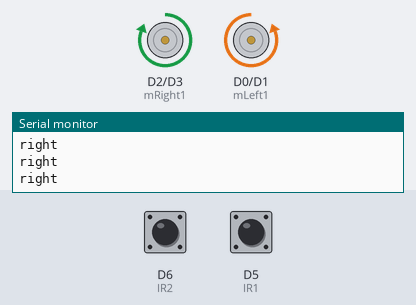
A sketch run on a simulated ESP8266 (NodeMCU). Shown: motor-driver pin pairs drawn as motors (green arrow = first pin HIGH = forward, orange = second pin HIGH = backward, longer = more drive), the last lines printed to the serial monitor. Inputs (shaded band) come from the test bench; at power-on: D6 (IR2) LOW, D5 (IR1) HIGH.

Above: at 1.2 s.
1.3 s: D6 (IR2) driven HIGH
At 2.0 s:
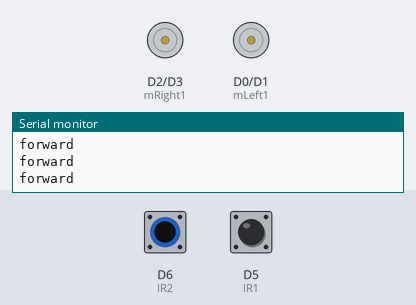
2.8 s: D5 (IR1) driven LOW
At 4.0 s:
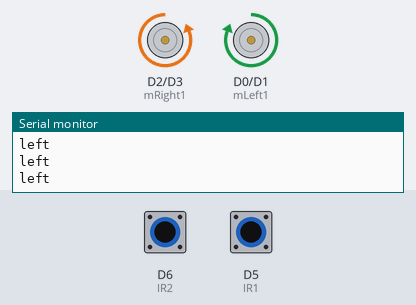
4.3 s: D6 (IR2) driven LOW
At 5.5 s:
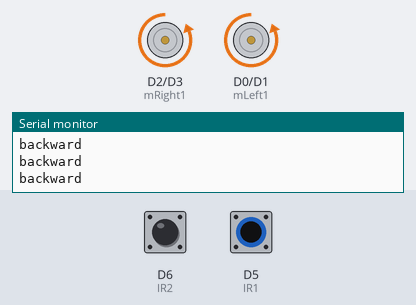
5.8 s: D5 (IR1) driven HIGH
At 6.5 s:
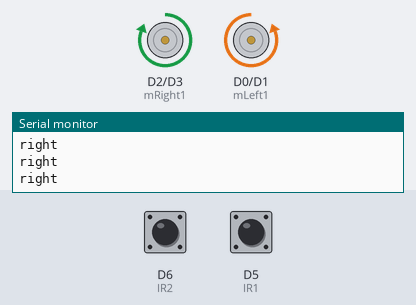
8.8 s: D5 (IR1) pulsed LOW 5 times (0.12 s each, 0.3 s apart)
At 9.01 s:
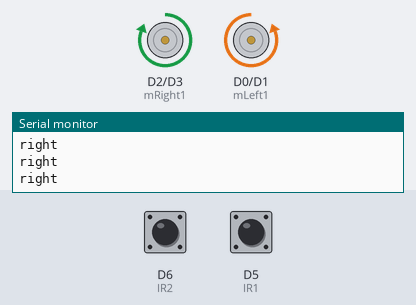
13.3 s: D6 (IR2) pulsed HIGH 5 times (0.12 s each, 0.3 s apart)
At 13.51 s:
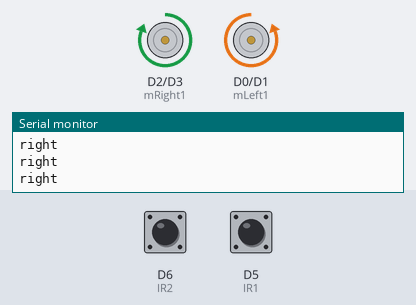
Timing chart, 0 to 16.3 s (numbered marks = the images above; inputs shaded):
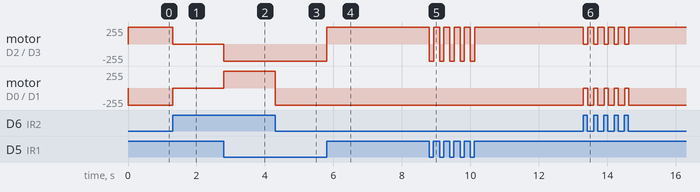

The sketch:

object_avoider.ino
```cpp
//left motor
#define mLeft1 D0
#define mLeft2 D1
//right Motor
#define mRight1 D2
#define mRight2 D3

//ir sensor
#define IR1 D5
#define IR2 D6

void setup() {
  // put your setup code here, to run once:
  pinMode(mLeft1,OUTPUT);
  pinMode(mLeft2,OUTPUT);
  pinMode(mRight1,OUTPUT);
  pinMode(mRight2,OUTPUT);
  pinMode(IR1,INPUT);
  pinMode(IR2,INPUT);
  Serial.begin(9600);
  Serial.println("Lets start the Robot");
}
void forward(){
  //for forward
    digitalWrite(mLeft1,1);
    digitalWrite(mLeft2,0);
    digitalWrite(mRight1,1);
    digitalWrite(mRight2,0);
  }
void backward(){
    digitalWrite(mLeft1,0);
    digitalWrite(mLeft2,1);
    digitalWrite(mRight1,0);
    digitalWrite(mRight2,1);
  }
void left(){
    digitalWrite(mLeft1,1);
    digitalWrite(mLeft2,0);
    digitalWrite(mRight1,0);
    digitalWrite(mRight2,1);
    }
void right(){
    digitalWrite(mLeft1,0);
    digitalWrite(mLeft2,1);
    digitalWrite(mRight1,1);
    digitalWrite(mRight2,0);
  }
void m_stop(){
    digitalWrite(mLeft1,0);
    digitalWrite(mLeft2,0);
    digitalWrite(mRight1,0);
    digitalWrite(mRight2,0);
  }
int leftvalue=0;
int rightvalue=0;
void loop() {
  rightvalue=digitalRead(IR1);
  leftvalue=digitalRead(IR2);
  if(rightvalue==0 && leftvalue==0){
      //forward
      backward();
      Serial.println("backward");
    }
  if(rightvalue==1 && leftvalue==1){
      //backward
      m_stop();
      Serial.println("forward");
    }
   if(rightvalue==1 && leftvalue==0){
      //backward
      right();
      Serial.println("right");
    }
    if(rightvalue==0 && leftvalue==1){
      //backward
      left();
      Serial.println("left");
    }
}
```

Measured:
- after the input at 1.3 s, motor on D2 (mRight1) / D3 (mRight2): forward 255/255 → stopped at once; motor on D0 (mLeft1) / D1 (mLeft2): backward 255/255 → stopped at once
- after the input at 2.8 s, motor on D2 (mRight1) / D3 (mRight2): stopped → backward 255/255 at once; motor on D0 (mLeft1) / D1 (mLeft2): stopped → forward 255/255 at once
- after the input at 4.3 s, motor on D0 (mLeft1) / D1 (mLeft2): forward 255/255 → backward 255/255 at once
- after the input at 5.8 s, motor on D2 (mRight1) / D3 (mRight2): backward 255/255 → forward 255/255 at once
- after the input at 8.8 s, motor on D2 (mRight1) / D3 (mRight2): alternates forward 255/255 for 0.17 s and backward 255/255 for 0.12 s, 10 changes in all, then stays forward 255/255, starting at once
- after the input at 13.3 s, motor on D2 (mRight1) / D3 (mRight2): alternates forward 255/255 for 0.18 s and stopped for 0.12 s, 10 changes in all, then stays forward 255/255, starting at once; motor on D0 (mLeft1) / D1 (mLeft2): alternates backward 255/255 for 0.18 s and stopped for 0.12 s, 10 changes in all, then stays backward 255/255, starting at once
